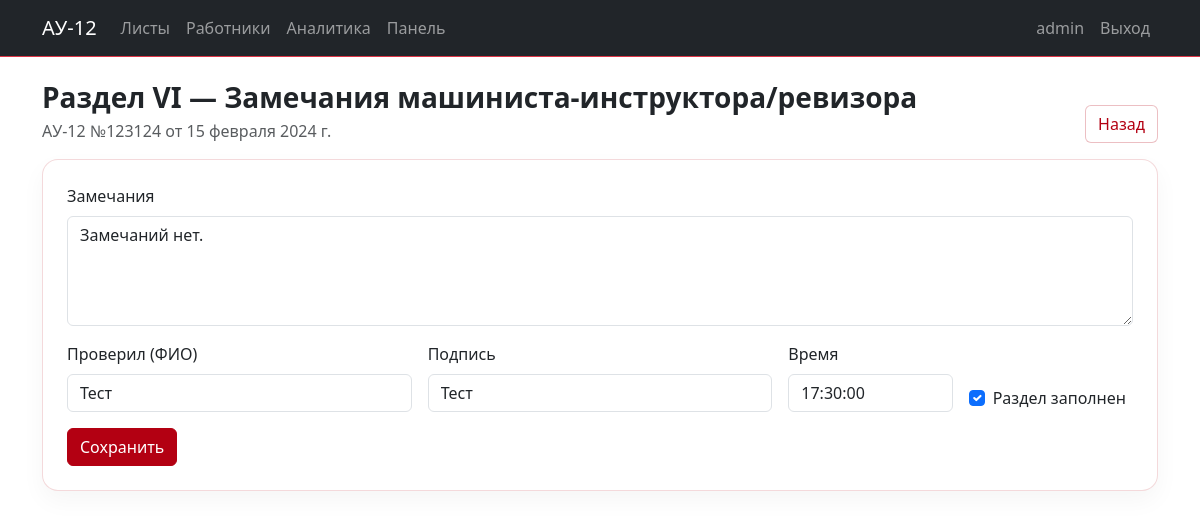
Page /au12/4/section/vi/ (signed in) on the committed database.
### apps/accounts/models.py (models this page shows, shortened)
class User(AbstractUser):
    patronymic = models.CharField("Отчество", max_length=150, blank=True, default="")
    role = models.CharField("Должность", max_length=20, choices=Role.choices, default=Role.MACHINIST)
    station = models.ForeignKey(
        Station,
        verbose_name="Станция",
        on_delete=models.PROTECT,
        null=True,
        blank=True,
        related_name="users",
    )
    class Meta:
        verbose_name = "Пользователь"
        verbose_name_plural = "Пользователи"

### apps/routesheets/models.py (models this page shows, shortened)
class RouteSheetAU12(models.Model):
    number = models.CharField("Номер", max_length=50)
    date = models.DateField("Дата")
    railway_name = models.CharField("Наименование дороги", max_length=255, blank=True)
    enterprise = models.ForeignKey(
        Enterprise,
        verbose_name="Предприятие",
        on_delete=models.PROTECT,
        related_name="routesheets",
        null=True,
    )
    ssps_unit = models.ForeignKey(
        SSPSUnit,
        verbose_name="Единица ССПС",
        on_delete=models.PROTECT,
        related_name="au12_routesheets",
    )
    brigade = models.ForeignKey(
        Brigade,
        verbose_name="Бригада",
        on_delete=models.PROTECT,
        null=True,
        blank=True,
        related_name="routesheets",
    )
    status = models.CharField("Статус", max_length=20, choices=AU12Status.choices, default=AU12Status.DRAFT)
    step = models.CharField("Этап", max_length=20, choices=AU12Step.choices, default=AU12Step.MED_PRE)
    created_by = models.ForeignKey(
        settings.AUTH_USER_MODEL,
        verbose_name="Создал",
        on_delete=models.PROTECT,
        related_name="au12_created",
    )
    created_at = models.DateTimeField("Создано", auto_now_add=True)
    class Meta:
        verbose_name = "Маршрутный лист АУ-12"
        verbose_name_plural = "Маршрутные листы АУ-12"
        ordering = ["-date", "-id"]

class AU12SectionVI(models.Model):
    routesheet = models.OneToOneField(
        RouteSheetAU12,
        verbose_name="Маршрутный лист",
        on_delete=models.CASCADE,
        related_name="section_vi",
    )
    final_notes = models.TextField("Итоговые замечания (раздел VI)", blank=True)
    inspector_name = models.CharField("Проверил (ФИО)", max_length=255, blank=True)
    inspector_signature = models.CharField("Подпись проверившего", max_length=255, blank=True)
    sign_time = models.TimeField("Время отметки", null=True, blank=True)
    is_done = models.BooleanField("Раздел VI заполнен", default=False)
    class Meta:
        verbose_name = "Раздел VI"
        verbose_name_plural = "Раздел VI"

### apps/routesheets/views.py (the view)
# urls.py: path("au12/<int:pk>/section/vi/", views.au12_section_vi, name="au12_sec_vi"),
def au12_section_vi(request, pk: int):
    rs = get_object_or_404(RouteSheetAU12, pk=pk)
    _require_access(request, rs, AU12Step.CREW_WORK)
    obj, _ = AU12SectionVI.objects.get_or_create(routesheet=rs)
    if request.method == "POST":
        form = AU12SectionVIForm(request.POST, instance=obj)
        if form.is_valid():
            form.save()
            recalc_status_and_step(rs)
            rs.save(update_fields=["status", "step"])
            messages.success(request, "Раздел VI сохранён.")
            return redirect("routesheets:au12_detail", pk=rs.pk)
    else:
        form = AU12SectionVIForm(instance=obj)
    return render(request, "routesheets/au12_section_vi.html", {"rs": rs, "form": form})

### apps/routesheets/forms.py
class AU12SectionVIForm(forms.ModelForm):
    class Meta:
        model = AU12SectionVI
        exclude = ["routesheet"]
        labels = {
            "final_notes": "Итоговые замечания",
            "inspector_name": "Проверил (ФИО)",
            "inspector_signature": "Подпись проверившего",
            "sign_time": "Время",
            "is_done": "Раздел VI заполнен",
        }
        widgets = {"final_notes": forms.Textarea(attrs={"rows": 4})}
    def __init__(self, *args, **kwargs):
        super().__init__(*args, **kwargs)
        bootstrapify_form(self)

### apps/routesheets/forms.py (called while the page is built)
def bootstrapify_form(form: forms.Form) -> forms.Form:
    for _, f in form.fields.items():
        cls = f.widget.attrs.get("class", "")
        if "form-control" in cls or "form-select" in cls or "form-check-input" in cls:
            continue
        if f.widget.__class__.__name__ in ["Select", "SelectMultiple"]:
            f.widget.attrs["class"] = (cls + " form-select").strip()
        elif f.widget.__class__.__name__ in ["CheckboxInput"]:
            f.widget.attrs["class"] = (cls + " form-check-input").strip()
        else:
            f.widget.attrs["class"] = (cls + " form-control").strip()
    return form

### apps/routesheets/services/workflow.py (called while the page is built, shortened)
def can_access_step(user, rs: RouteSheetAU12, target_step: str) -> bool:
    if getattr(user, "is_superuser", False) or getattr(user, "role", None) == Role.ADMIN:
        return True

### apps/routesheets/views.py (called while the page is built)
def _require_access(request, rs: RouteSheetAU12, step: str) -> None:
    if not can_access_step(request.user, rs, step):
        raise Http404("Недостаточно прав или неверная последовательность заполнения.")

### apps/routesheets/templates/routesheets/au12_section_vi.html (shortened to what this page needs)
{% extends "base.html" %}
{% block content %}
<div class="d-flex align-items-end justify-content-between flex-wrap gap-2 mb-3">
  <div>
    <h3 class="section-title mb-1">Раздел VI — Замечания машиниста-инструктора/ревизора</h3>
    <div class="text-muted">АУ-12 №{{ rs.number }} от {{ rs.date }}</div>
  </div>
  <a class="btn btn-ghost" href="{% url 'routesheets:au12_detail' rs.id %}">Назад</a>
</div>
<div class="card p-4">
  <form method="post">
    <div class="mb-3">
      <label class="form-label">Замечания</label>
      {{ form.final_notes }}
    </div>
    <div class="row g-3">
      <div class="col-md-4">
        <label class="form-label">Проверил (ФИО)</label>
        {{ form.inspector_name }}
      </div>
      <div class="col-md-4">
        <label class="form-label">Подпись</label>
        {{ form.inspector_signature }}
      </div>
      <div class="col-md-2">
        <label class="form-label">Время</label>
        {{ form.sign_time }}
      </div>
      <div class="col-md-2 d-flex align-items-end">
        <div class="form-check">{{ form.is_done }} <label class="form-check-label">Раздел заполнен</label></div>
      </div>
    </div>
    <button class="btn btn-brand mt-3" type="submit">Сохранить</button>
  </form>
</div>
{% endblock %}

### apps/accounts/templates/base.html (shortened to what this page needs)
<!doctype html>
<html lang="ru">
<head>
  <link href="https://cdn.jsdelivr.net/npm/bootstrap@5.3.3/dist/css/bootstrap.min.css" rel="stylesheet">
  <link href="/static/css/style.css" rel="stylesheet">
</head>
<body>
<nav class="navbar navbar-expand-lg navbar-dark bg-dark border-bottom border-danger">
  <div class="container">
    <a class="navbar-brand" href="{% url 'routesheets:au12_list' %}">АУ-12</a>
    <div class="collapse navbar-collapse" id="nav">
      <ul class="navbar-nav me-auto">
        <li class="nav-item"><a class="nav-link" href="{% url 'routesheets:au12_list' %}">Листы</a></li>
        <li class="nav-item"><a class="nav-link" href="{% url 'accounts:worker_list' %}">Работники</a></li>
        <li class="nav-item"><a class="nav-link" href="{% url 'routesheets:analytics_fuel' %}">Аналитика</a></li>
        {% if user.is_authenticated and user.is_superuser %}
          <li class="nav-item"><a class="nav-link" href="{% url 'panel:home' %}">Панель</a></li>
        {% endif %}
      </ul>
      <ul class="navbar-nav">
        {% if user.is_authenticated %}
          <li class="nav-item"><a class="nav-link">{{ user.username }}</a></li>
          <li class="nav-item"><a class="nav-link" href="{% url 'accounts:logout' %}">Выход</a></li>
        {% else %}
          <li class="nav-item"><a class="nav-link" href="{% url 'accounts:login' %}">Вход</a></li>
        {% endif %}
      </ul>
    </div>
  </div>
</nav>
<main class="container py-4">
  {% block content %}{% endblock %}
</main>
</body>
</html>

### static/css/style.css (style rules this page uses)
:root { --brand:#b30012; --brand2:#7a000c; }
.section-title { font-weight:700; }
.btn-brand { background:var(--brand); border-color:var(--brand); color:#fff; }
.btn-ghost { border:1px solid rgba(179,0,18,.25); color:var(--brand); background:#fff; }
.card { border:1px solid rgba(179,0,18,.15); border-radius:16px; box-shadow:0 10px 25px rgba(0,0,0,.04); }

### rows in the picture
User: username "admin"
RouteSheetAU12: number "123124", date "15 февраля 2024 г."
AU12SectionVI: final_notes "Замечаний нет.", inspector_name "Тест", inspector_signature "Тест", sign_time "17:30:00", is_done "☑"
